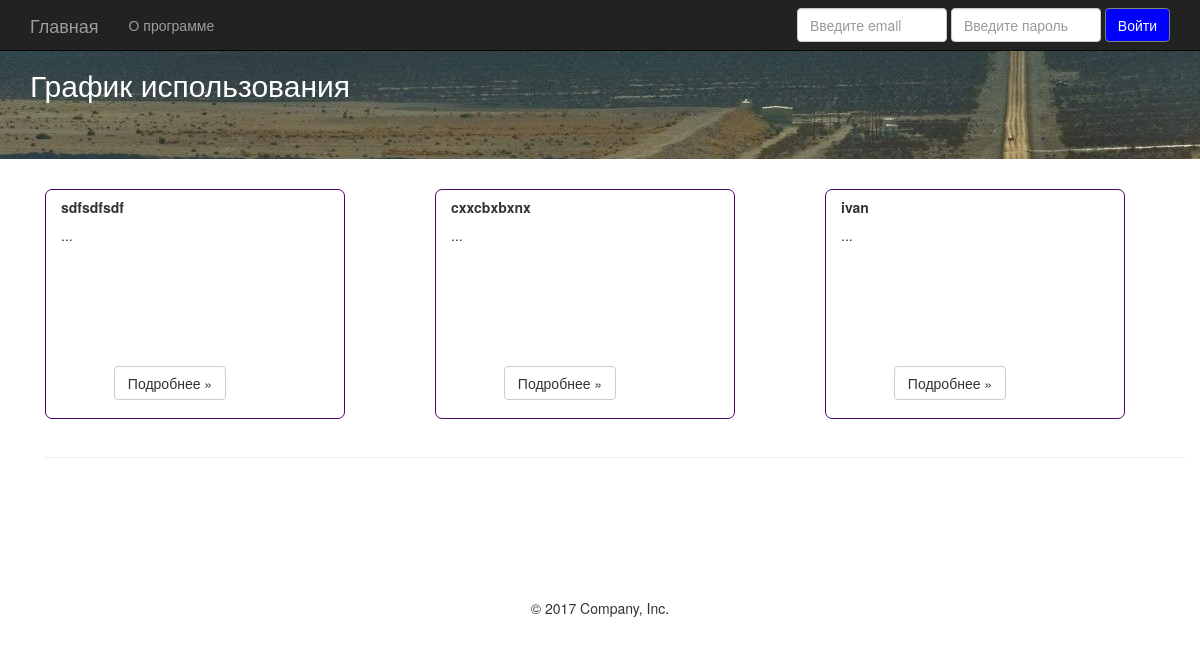
Screenshot of /graph.php?groupid=1 with the database file from the repository.
### tables this page shows
CREATE TABLE `izpolzovanie` (
  `id_group` int(11) NOT NULL,
  `id_sub` int(11) NOT NULL,
  `id_device` int(11) NOT NULL,
  `example` int(11) NOT NULL,
  `your_name` varchar(50) NOT NULL
);

### baza_graph.php (the view, shortened to what this page needs)
<?php
	function grafik($groupid = null){
		try {
		$dbh = new PDO('mysql:host=localhost; dbname=movedb', "root","");
		echo '<div class="container">
	      		<div class="row">
	      		';
	    $qu = '';
	    if ($groupid == null)
	    {$qu = 'SELECT * FROM izpolzovanie';}
	    else {
	    	$qu = 'SELECT * FROM izpolzovanie WHERE id_group =' . $groupid;
	    }
		foreach($dbh->query($qu) as $row) {
			if ($row['your_name'] == !null) {
			echo '
	        	<div class="col-md-4 tables">
	        	<div clas="col-md-1">
	        	</div>
	        	<div class="col-md-10 tabless">
	          		<h5><b>'. $row["your_name"] .'</b></h5>
				    <p>'. mb_substr($row["purpose"],0,100, 'UTF-8') .'...'.'</p>
					<div class="tablbut2">
					<a class="btn btn-default tablbut" href="/device.php?pribori&device='.$row["id_device"].'" role="button">Подробнее &raquo;</a></div>
					</div>
					<div clas="col-md-1">
	        		</div>
			        </div>
			      	 ';
			}
		}
		echo '</div>
			   <hr>
				</div>';
	}	catch (PDOException $e) {
			print "error!: " . $e->getMessage() . "<br/>" ;
			die();
	}
	}
?>

### css/table.css (style rules this page uses)
.tablbut2 { position: absolute; bottom: 8%; width: 112px; left: 68px; right: 68px; }
.tablbut2 a { align-content: center; width: 112px; }
h5 { text-align: justify; }

### rows the page displays
izpolzovanie: your_name "sdfsdfsdf"
izpolzovanie: your_name "cxxcbxbxnx"
izpolzovanie: your_name "ivan"
